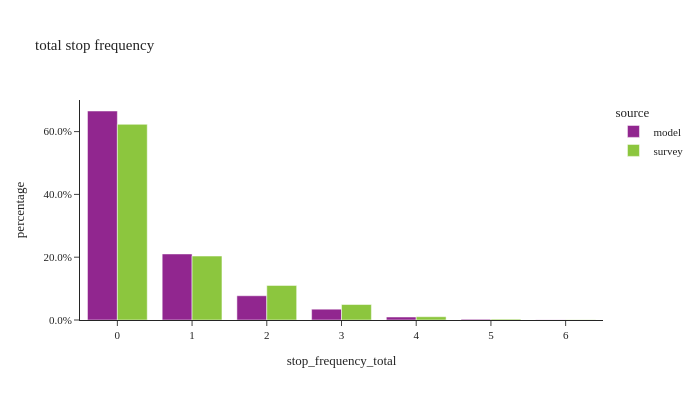

Write notebook code for a chart like this one.
### Code cell
util.plot_share_barchart(tour_data, 'tour_weight', 'stop_frequency_total', title="total stop frequency")

### Figure 1 — Plotly figure (JSON) as saved in the notebook; plotly's stock layout.template omitted (floating-point values rounded to 4 significant figures)
{"data": [{"alignmentgroup": "True", "customdata": [[3387270], [1070666], [393073], [175242], [48233], [12372], [2258]], "hovertemplate": "source=model<br>stop_frequency_total=%{x}<br>percentage=%{y}<br>sample_size=%{customdata[0]}<extra></extra>", "legendgroup": "model", "marker": {"color": "#91268F", "pattern": {"shape": ""}}, "name": "model", "offsetgroup": "model", "orientation": "v", "showlegend": true, "textposition": "auto", "type": "bar", "x": [0.0, 1.0, 2.0, 3.0, 4.0, 5.0, 6.0], "xaxis": "x", "y": [0.6656, 0.2104, 0.07724, 0.03443, 0.009478, 0.002431, 0.0004437], "yaxis": "y"}, {"alignmentgroup": "True", "customdata": [[7244], [2104], [1086], [505], [130], [39], [12]], "hovertemplate": "source=survey<br>stop_frequency_total=%{x}<br>percentage=%{y}<br>sample_size=%{customdata[0]}<extra></extra>", "legendgroup": "survey", "marker": {"color": "#8CC63E", "pattern": {"shape": ""}}, "name": "survey", "offsetgroup": "survey", "orientation": "v", "showlegend": true, "textposition": "auto", "type": "bar", "x": [0.0, 1.0, 2.0, 3.0, 4.0, 5.0, 6.0], "xaxis": "x", "y": [0.6232, 0.2036, 0.1102, 0.0493, 0.01043, 0.002745, 0.000593], "yaxis": "y"}], "layout": {"barmode": "group", "height": 400, "legend": {"title": {"text": "source"}, "tracegroupgap": 0}, "title": {"text": "total stop frequency"}, "width": 700, "xaxis": {"anchor": "y", "domain": [0.0, 1.0], "title": {"text": "stop_frequency_total"}}, "yaxis": {"anchor": "x", "domain": [0.0, 1.0], "tickformat": ".1%", "title": {"text": "percentage"}}}}
